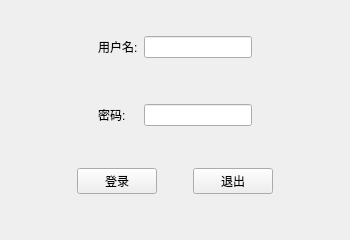
<?xml version="1.0" encoding="UTF-8"?>
<ui version="4.0">
 <class>MainWindow</class>
 <widget class="QMainWindow" name="MainWindow">
  <property name="geometry">
   <rect>
    <x>0</x>
    <y>0</y>
    <width>350</width>
    <height>240</height>
   </rect>
  </property>
  <property name="minimumSize">
   <size>
    <width>350</width>
    <height>240</height>
   </size>
  </property>
  <property name="maximumSize">
   <size>
    <width>350</width>
    <height>240</height>
   </size>
  </property>
  <property name="windowTitle">
   <string>登录</string>
  </property>
  <widget class="QWidget" name="centralwidget">
   <layout class="QVBoxLayout" name="verticalLayout">
    <item>
     <widget class="QWidget" name="widget" native="true">
      <property name="sizePolicy">
       <sizepolicy hsizetype="Preferred" vsizetype="Fixed">
        <horstretch>0</horstretch>
        <verstretch>0</verstretch>
       </sizepolicy>
      </property>
      <layout class="QGridLayout" name="gridLayout">
       <property name="leftMargin">
        <number>0</number>
       </property>
       <property name="topMargin">
        <number>0</number>
       </property>
       <property name="rightMargin">
        <number>0</number>
       </property>
       <property name="bottomMargin">
        <number>0</number>
       </property>
       <item row="5" column="2">
        <widget class="QLineEdit" name="lineEdit_2">
         <property name="echoMode">
          <enum>QLineEdit::Password</enum>
         </property>
        </widget>
       </item>
       <item row="2" column="3">
        <spacer name="horizontalSpacer_4">
         <property name="orientation">
          <enum>Qt::Horizontal</enum>
         </property>
         <property name="sizeHint" stdset="0">
          <size>
           <width>50</width>
           <height>20</height>
          </size>
         </property>
        </spacer>
       </item>
       <item row="2" column="0">
        <spacer name="horizontalSpacer_3">
         <property name="orientation">
          <enum>Qt::Horizontal</enum>
         </property>
         <property name="sizeHint" stdset="0">
          <size>
           <width>40</width>
           <height>20</height>
          </size>
         </property>
        </spacer>
       </item>
       <item row="2" column="1">
        <widget class="QLabel" name="label">
         <property name="text">
          <string>用户名:</string>
         </property>
        </widget>
       </item>
       <item row="2" column="2">
        <widget class="QLineEdit" name="lineEdit"/>
       </item>
       <item row="5" column="1">
        <widget class="QLabel" name="label_2">
         <property name="text">
          <string>密码:</string>
         </property>
        </widget>
       </item>
       <item row="3" column="1">
        <spacer name="verticalSpacer">
         <property name="orientation">
          <enum>Qt::Vertical</enum>
         </property>
         <property name="sizeHint" stdset="0">
          <size>
           <width>20</width>
           <height>40</height>
          </size>
         </property>
        </spacer>
       </item>
      </layout>
     </widget>
    </item>
    <item>
     <widget class="QWidget" name="widget_3" native="true">
      <property name="sizePolicy">
       <sizepolicy hsizetype="Preferred" vsizetype="Fixed">
        <horstretch>0</horstretch>
        <verstretch>0</verstretch>
       </sizepolicy>
      </property>
      <layout class="QHBoxLayout" name="horizontalLayout_3">
       <item>
        <spacer name="horizontalSpacer">
         <property name="orientation">
          <enum>Qt::Horizontal</enum>
         </property>
         <property name="sizeHint" stdset="0">
          <size>
           <width>40</width>
           <height>20</height>
          </size>
         </property>
        </spacer>
       </item>
       <item>
        <widget class="QPushButton" name="pushButton">
         <property name="text">
          <string>登录</string>
         </property>
        </widget>
       </item>
       <item>
        <spacer name="horizontalSpacer_7">
         <property name="orientation">
          <enum>Qt::Horizontal</enum>
         </property>
         <property name="sizeType">
          <enum>QSizePolicy::Fixed</enum>
         </property>
         <property name="sizeHint" stdset="0">
          <size>
           <width>30</width>
           <height>20</height>
          </size>
         </property>
        </spacer>
       </item>
       <item>
        <widget class="QPushButton" name="pushButton_2">
         <property name="text">
          <string>退出</string>
         </property>
        </widget>
       </item>
       <item>
        <spacer name="horizontalSpacer_2">
         <property name="orientation">
          <enum>Qt::Horizontal</enum>
         </property>
         <property name="sizeHint" stdset="0">
          <size>
           <width>40</width>
           <height>20</height>
          </size>
         </property>
        </spacer>
       </item>
      </layout>
     </widget>
    </item>
   </layout>
  </widget>
 </widget>
 <resources/>
 <connections/>
</ui>
